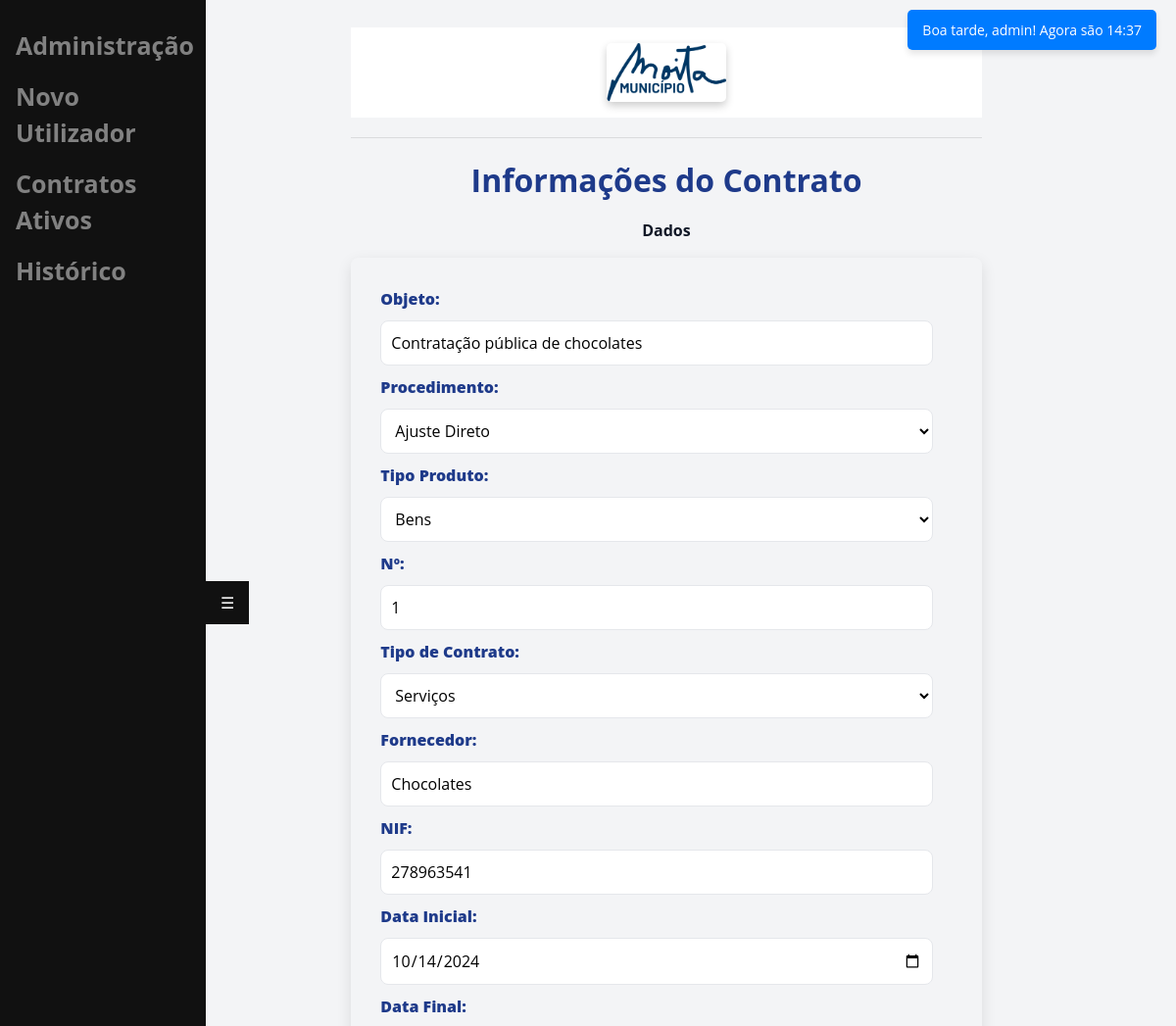
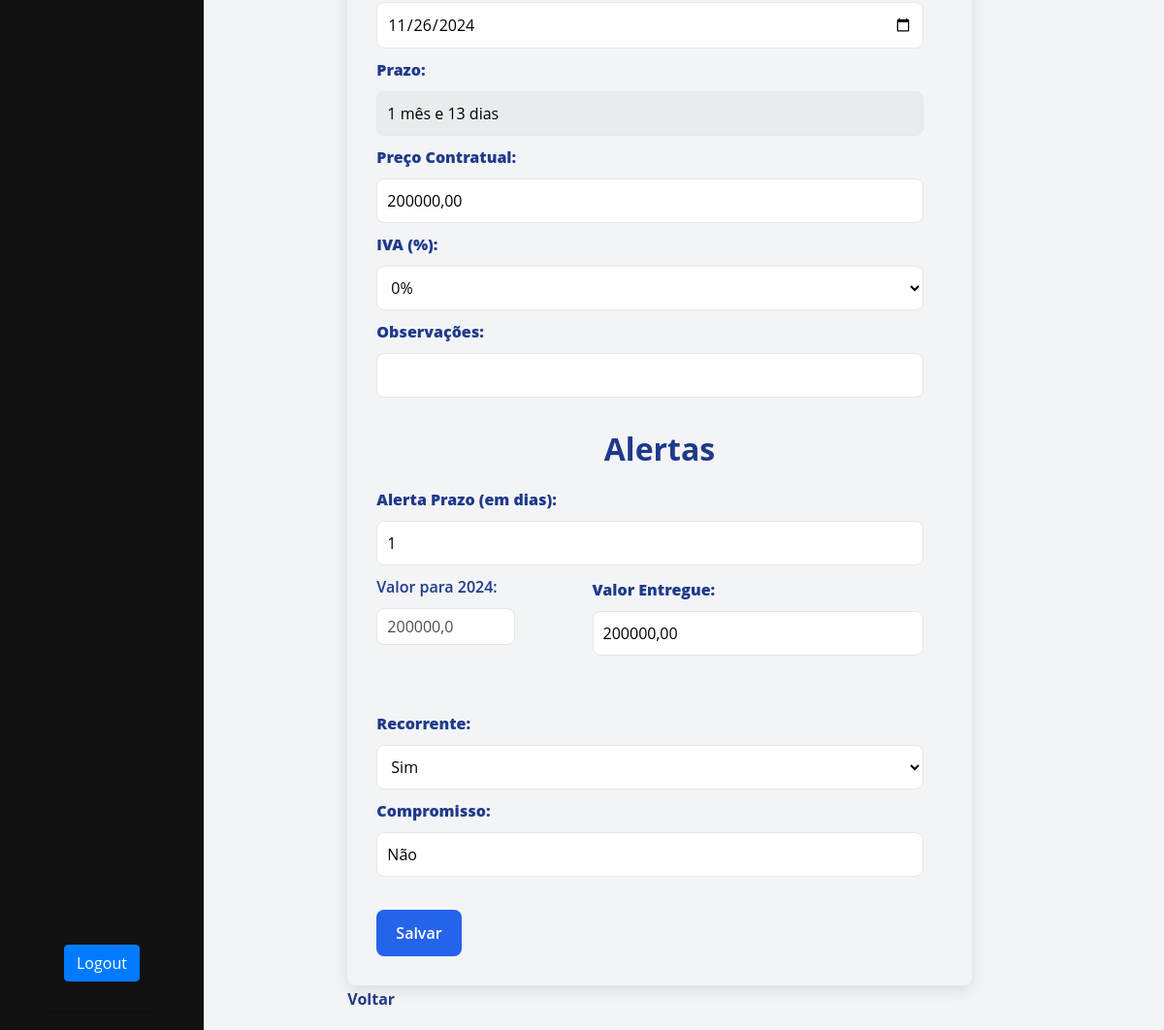
/contrato_info/2/ (signed in), run on the app's committed database (2 pictures, top to bottom).
### main/models.py (models this page shows, shortened)
class UploadedFile(models.Model):
    user = models.ForeignKey(User, on_delete=models.CASCADE, related_name='uploadedfile')
    file = models.FileField(upload_to='uploads/')
    name = models.CharField(max_length=255)

class Contract(models.Model):
    user = models.ForeignKey(User, on_delete=models.CASCADE)
    objeto = models.CharField(max_length=255)
    procedimento = models.CharField(max_length=255)
    tipo_produto = models.CharField(max_length=255)
    numero = models.CharField(max_length=100)
    tipo_contrato = models.CharField(max_length=100)
    fornecedor = models.CharField(max_length=255)
    nif = models.CharField(max_length=100)
    data_inicial = models.DateField()
    data_final = models.DateField()
    prazo = models.CharField(max_length=255)
    preco_contratual = models.DecimalField(max_digits=10, decimal_places=2)
    iva = models.CharField(max_length=100)
    valor_total = models.DecimalField(max_digits=10, decimal_places=2)
    observacao = models.TextField(blank=True, null=True)
    valor_entregue = models.DecimalField(max_digits=10, decimal_places=2)
    recorrente = models.BooleanField(default=False)
    compromisso = models.BooleanField(default=False)
    uploaded_file = models.ForeignKey(UploadedFile, on_delete=models.CASCADE)
    plurianual = models.TextField(blank=True, null=True)
    estado = models.BooleanField(default=True)
    alerta_prazo = models.CharField(max_length=100)

### main/views.py (the view, shortened to what this page needs)
# urls.py: path('contrato_info/<int:file_id>/', views.contrato_info, name='contrato_info'),
def contrato_info(request, file_id):
    uploaded_file = UploadedFile.objects.get(id=file_id, user=request.user)
    tem_contrato = Contract.objects.filter(user=request.user).exists() if request.user.is_authenticated else False
    contract = Contract.objects.filter(uploaded_file=uploaded_file, user=request.user).first()
    estado = True
    anos_plurianual = []
    if contract and contract.data_inicial and contract.data_final:
        ano_inicial = contract.data_inicial.year
        ano_final = contract.data_final.year
        anos_plurianual = list(range(ano_inicial, ano_final + 1))
    plurianual_values = {}
    if contract and contract.plurianual:
        try:
            plurianual_values = json.loads(contract.plurianual)
        except (json.JSONDecodeError, TypeError):
            plurianual_values = {}
    return render(request, 'main/contrato_info.html', {
        'uploaded_file': uploaded_file,
        "tem_contrato": tem_contrato,
        "contract": contract,
        "objeto": contract.objeto if contract else '',
        "procedimento": contract.procedimento if contract else '',
        "tipo_produto": contract.tipo_produto if contract else '',
        "numero": contract.numero if contract else '',
        "tipo_contrato": contract.tipo_contrato if contract else '',
        "fornecedor": contract.fornecedor if contract else '',
        "nif": contract.nif if contract else '',
        "data_inicial": contract.data_inicial if contract else '',
        "data_final": contract.data_final if contract else '',
        "prazo": contract.prazo if contract else '',
        "preco_contratual": contract.preco_contratual if contract else '',
        "observacao": contract.observacao if contract else '',
        "valor_entregue": contract.valor_entregue if contract else '',
        "iva": contract.iva if contract else '',
        "valor_total": contract.valor_total if contract else '',
        "recorrente": 'Sim' if contract and contract.recorrente else 'Não',
        "compromisso": 'Sim' if contract and contract.compromisso else 'Não',
        "plurianual": contract.plurianual if contract else '',
        "estado": contract.estado if contract else True,
        "alerta_prazo": contract.alerta_prazo if contract else '',
        "plurianual_values": plurianual_values,
        "plurianual": contract.plurianual if contract else '',
        "anos_plurianual": anos_plurianual,
    })

### main/templatetags/custom_filters.py (called while the page is built)
@register.filter(name='get_item')
def get_item(dictionary, key):
    if isinstance(dictionary, dict):
        return dictionary.get(str(key))
    return None

### main/templatetags/custom_tags.py (called while the page is built)
@register.simple_tag
def saudacao_e_hora(user):
    current_time = now()
    hour = current_time.hour
    if 5 <= hour < 12:
        greeting = "Bom dia"
    elif 12 <= hour < 18:
        greeting = "Boa tarde"
    else:
        greeting = "Boa noite"
    nome = user.username
    return f"{greeting}, {nome}! Agora são {current_time.strftime('%H:%M')}"

### main/templates/main/contrato_info.html (shortened to what this page needs)
{% extends 'main/base.html' %}
{% load custom_filters %}
{% block content %}
<!DOCTYPE html>
<html lang="pt-PT">
<head>
</head>
<body>
    <h1>Informações do Contrato</h1>
    <p style="text-align: center; font-weight: bold;">
        {{ uploaded_file.name|slice:":-4"|title }}
    </p>
    <form method="POST" action="{% url 'contrato_info' file_id=uploaded_file.id %}">
        <label for="objeto"><strong>Objeto:</strong></label>
        <input type="text" id="objeto" name="objeto" required value="{{ objeto }}">
        <label for="procedimento"><strong>Procedimento:</strong></label>
        <select id="procedimento" name="procedimento">
            <option value="Ajuste Direto" {% if procedimento == "Ajuste Direto" %}selected{% endif %}>Ajuste Direto</option>
        </select>
        <label for="tipo_produto"><strong>Tipo Produto:</strong></label>
        <select id="tipo_produto" name="tipo_produto">
            <option value="Bens" {% if tipo_produto == "Bens" %}selected{% endif %}>Bens</option>
        </select>
        <label for="numero"><strong>Nº:</strong></label>
        <input type="text" id="numero" name="numero" pattern="\d+" title="Apenas números" required value="{{ numero }}">
        <label for="tipo_contrato"><strong>Tipo de Contrato:</strong></label>
        <select id="tipo_contrato" name="tipo_contrato">
            <option value="Serviços" {% if tipo_contrato == "Serviços" %}selected{% endif %}>Serviços</option>
        </select>
        <label for="fornecedor"><strong>Fornecedor:</strong></label>
        <input type="text" id="fornecedor" name="fornecedor" required value="{{ fornecedor }}">
        <label for="nif"><strong>NIF:</strong></label>
        <input type="text" id="nif" name="nif" pattern="\d{9}" maxlength="9" title="Apenas 9 números" required value="{{ nif }}">
        <label for="data_inicial"><strong>Data Inicial:</strong></label>
        <input type="date" id="data_inicial" name="data_inicial" required value="{{ data_inicial|date:'Y-m-d' }}">
        <label for="data_final"><strong>Data Final:</strong></label>
        <input type="date" id="data_final" name="data_final" required value="{{ data_final|date:'Y-m-d' }}">
        <label for="prazo"><strong>Prazo:</strong></label>
        <input type="text" id="prazo" name="prazo" size="20" readonly style="background-color: #e9ecef; margin-right: 15px;" value="{{ prazo }}">
        <label for="preco_contratual"><strong>Preço Contratual:</strong></label>
        <input type="text" id="preco_contratual" name="preco_contratual" required value="{{ preco_contratual }}">
        <label for="iva"><strong>IVA (%):</strong></label>
        <select id="iva" name="iva">
            <option value="0%" {% if tipo_contrato == "0%" %}selected{% endif %}>0%</option>
        </select>
        <label for="observacao"><strong>Observações:</strong></label>
        <input type="text" id="observacao" name="observacao" size="60">
        <br><br>
        <h1>Alertas</h1>
        <label for="alerta_prazo"><strong>Alerta Prazo (em dias):</strong></label>
        <input type="text" id="alerta_prazo" name="alerta_prazo" pattern="\d+" title="Apenas números" required value="{{ alerta_prazo }}">
        <div style="display: flex; gap: 60px; align-items: flex-start;">
            {% if anos_plurianual %}
        {% for year in anos_plurianual %}
            <div class="plurianual-year-input">
                <label for="plurianual_valor_{{ year }}">Valor para {{ year }}:</label>
                <input
                    type="text"
                    id="plurianual_valor_{{ year }}"
                    name="plurianual_valor_{{ year }}"
                    class="form-control"
                    value="{{ plurianual_values|get_item:year|default_if_none:'' }}"
                    placeholder="Valor para: {{ year }}"
                >
            </div>
        {% endfor %}
    {% else %}
        <p>Selecione uma data inicial e final para definir os anos plurianuais.</p>
    {% endif %}
            <div style="display: flex; flex-direction: column;">
                <label for="valor_entregue" style="margin-top: 3px;"><strong>Valor Entregue:</strong></label>
                <input type="text" id="valor_entregue" name="valor_entregue" size="50" required value="{{ valor_entregue }}">
            </div>
        </div>
        <br><br>
        <label for="compromisso"><strong>Recorrente:</strong></label>
        <select id="compromisso" name="compromisso">
            <option value="Sim">Sim</option>
        </select>
        <label for="compromisso"><strong>Compromisso:</strong></label>
        <input type="text" id="compromisso" name="compromisso" size="30" required value="{{ compromisso }}">
        <br><br>
        <button type="submit" class="btn-salv" id="btn-salv">Salvar</button>
    </form>
    <a href="/">Voltar</a>
</body>
</html>
{% endblock %}

### main/templates/main/base.html (shortened to what this page needs)
{% load static %}
{% load custom_tags %}
<!doctype html>
<html lang="pt-PT">
<head>
    <link rel="stylesheet" href="https://cdn.jsdelivr.net/npm/bootstrap@4.3.1/dist/css/bootstrap.min.css"
>
</head>
<body>
    <div class="sidenav" id="sidenav">
        {% if user.is_authenticated and user.is_staff %}
        <a href="/admin/">Administração</a>
        <a href="/register/">Novo Utilizador</a>
        {% endif %}
        <a href="/">Contratos Ativos</a>
        {% if user.is_authenticated %}
        <a href="/historico">Histórico</a>
        {% endif %}
        <div style="position: absolute; bottom: 20px; left: 50%; transform: translateX(-50%);">
            {% if user.is_authenticated %}
                <form method="post" action="{% url 'logout' %}">
                    <button type="submit" class="btn btn-primary" style="">Logout</button>
                </form>
            {% else %}
                <a href="{% url 'login' %}">Login</a>
            {% endif %}
        </div>
    </div>
    {% if user.is_authenticated %}
    <div class="greeting">
        {% saudacao_e_hora user %}
    </div>
    {% else %}
    <div>
    </div>
    {% endif %}
    <div id="content" name="content" class="main">
        <div class="row justify-content-center">
            <div class="col-8">
                <h1 class="mt-2"><header class="py-3">
                    <div class="container">
                        <img src="{% static 'images/logotipo-moita.png' %}" alt="Logotipo da Empresa" class="img-fluid" style="max-height: 60px;">
                    </div>
                </header></h1>
                <hr class="mt-0 mb-4">
                {% block content %}
                {% endblock %}
            </div>
        </div>
    </div>
    <button class="toggle-btn" id="toggle-btn">☰</button>
</body>
</html>

### main/templates/main/base.html (style rules this page uses)
:root { --primary-color: #1e3a8a; --secondary-color: #2563eb; --accent-color: #60a5fa; --background-color: #f3f4f6; --text-color: #111827; --light-gray: #e5e7eb; --white: #ffffff; }
body { font-family: 'Open Sans', sans-serif; background-color: var(--background-color); color: var(--text-color); margin: 0; padding: 20px; }
h1 { color: var(--primary-color); font-size: 2rem; margin-bottom: 20px; text-align: center; font-weight: 700; }
header { background-color: white; }
.sidenav { height: 100%; width: 210px; position: fixed; z-index: 1; top: 0; left: 0; background-color: #111; overflow-x: hidden; padding-top: 20px; transition: transform 0.3s ease; transform: translateX(0); }
.sidenav a { padding: 6px 8px 6px 16px; text-decoration: none; font-size: 25px; color: #818181; display: block; }
.main { margin-left: 160px; padding: 0px 10px; transition: margin-left 0.3s ease; }
.toggle-btn { position: fixed; top: 50%; left: 210px; transform: translateY(-1050%); background-color: #111; color: #fff; border: none; padding: 10px 15px; cursor: pointer; z-index: 2; transition: background-color 0.3s, left 0.3s; }
img { border-radius: 5px; box-shadow: 0 4px 8px rgba(0, 0, 0, 0.2); }
a { color: var(--primary-color); text-decoration: none; font-weight: bold; margin-top: 2px; display: block; text-align: left; }
.greeting { position: fixed; top: 10px; right: 20px; background-color: var(--blue); color: var(--white); padding: 10px 15px; border-radius: 5px; box-shadow: 0 4px 6px rgba(0, 0, 0, 0.1); font-size: 14px; z-index: 10; text-align: right; }

### main/templates/main/contrato_info.html (style rules this page uses)
form { border-radius: 8px; padding: 30px; box-shadow: 0 5px 15px rgba(0, 0, 0, 0.1); max-width: 950px; margin: auto; }
label { font-weight: 600; color: var(--primary-color); margin-bottom: 10px; display: inline-block; }
input[type="text"], input[type="date"], select { width: calc(100% - 20px); padding: 10px; border: 1px solid var(--light-gray); border-radius: 8px; margin-bottom: 10px; background-color: var(--white); transition: box-shadow 0.3s, border-color 0.3s; font-size: 1rem; }
.btn-salv, .btn-conf { background-color: var(--secondary-color); color: white; padding: 12px 20px; border: none; border-radius: 8px; cursor: pointer; font-weight: 600; transition: background-color 0.3s; }
input[readonly] { background-color: var(--light-gray); border-color: var(--light-gray); }

### data on the page
UploadedFile: name "Dados"
Contract: objeto "Contratação pública de chocolates", procedimento "Ajuste Direto", tipo_produto "Bens", tipo_contrato "Serviços", fornecedor "Chocolates", nif "278963541", data_inicial "10/14/2024", data_final "11/26/2024", prazo "1 mês e 13 dias", preco_contratual "200000,00", valor_entregue "200000,00"

### other printed values
{{ year }} "2024"
